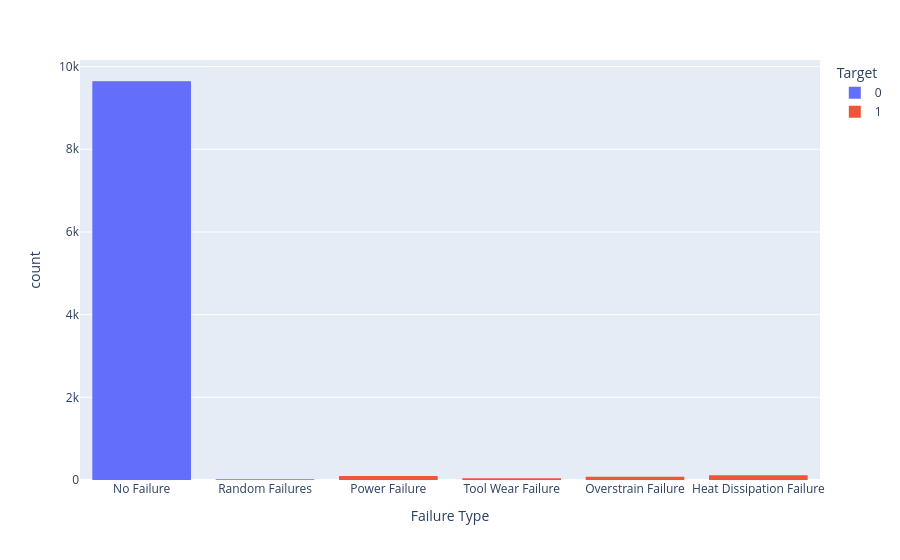

Notebook cell for this chart:
### Code cell
# Relação entre os atributos 'Failure Type' e 'Target'
px.histogram(data_frame=df, x='Failure Type', color='Target',color_discrete_sequence=['#636EFA', '#EF553B', '#00CC96', '#AB63FA', '#FFA15A', '#19D3F3'])

### Figure 1 — Plotly figure (JSON) as saved in the notebook; plotly's stock layout.template omitted (floating-point values rounded to 4 significant figures; data arrays with more than 128 entries replaced by an {"elided": "..."} marker saying what was removed)
{"data": [{"alignmentgroup": "True", "bingroup": "x", "hovertemplate": "Target=0<br>Failure Type=%{x}<br>count=%{y}<extra></extra>", "legendgroup": "0", "marker": {"color": "#636EFA", "pattern": {"shape": ""}}, "name": "0", "offsetgroup": "0", "orientation": "v", "showlegend": true, "type": "histogram", "x": {"elided": "9661 str values"}, "xaxis": "x", "yaxis": "y"}, {"alignmentgroup": "True", "bingroup": "x", "hovertemplate": "Target=1<br>Failure Type=%{x}<br>count=%{y}<extra></extra>", "legendgroup": "1", "marker": {"color": "#EF553B", "pattern": {"shape": ""}}, "name": "1", "offsetgroup": "1", "orientation": "v", "showlegend": true, "type": "histogram", "x": {"elided": "339 str values"}, "xaxis": "x", "yaxis": "y"}], "layout": {"barmode": "relative", "legend": {"title": {"text": "Target"}, "tracegroupgap": 0}, "margin": {"t": 60}, "xaxis": {"anchor": "y", "domain": [0, 1], "title": {"text": "Failure Type"}}, "yaxis": {"anchor": "x", "domain": [0, 1], "title": {"text": "count"}}}}
